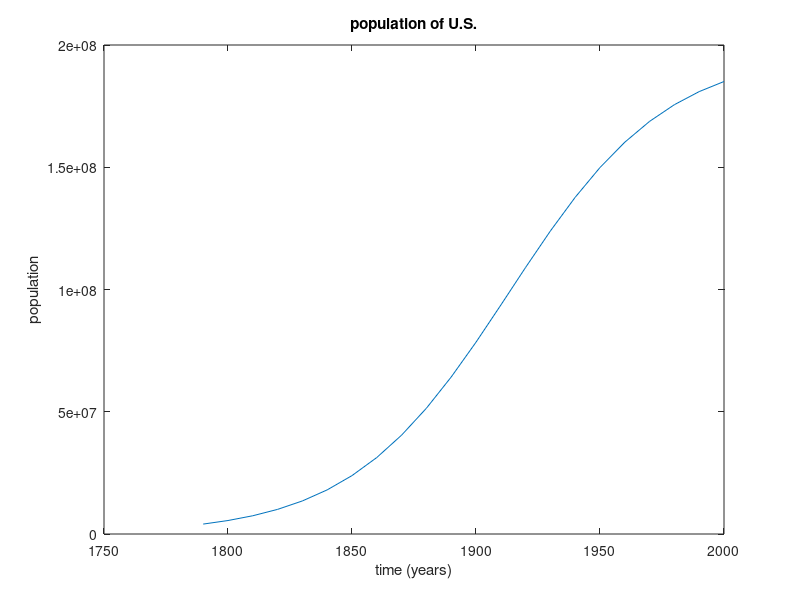

MATLAB code for this plot:
clc;
clear;

interval=[1790:10:2000];

population=197273000./(1+(exp(-0.03134*(interval-1913.25))));

plot(interval,population);

title("population of U.S.")
xlabel("time (years)")
ylabel("population")